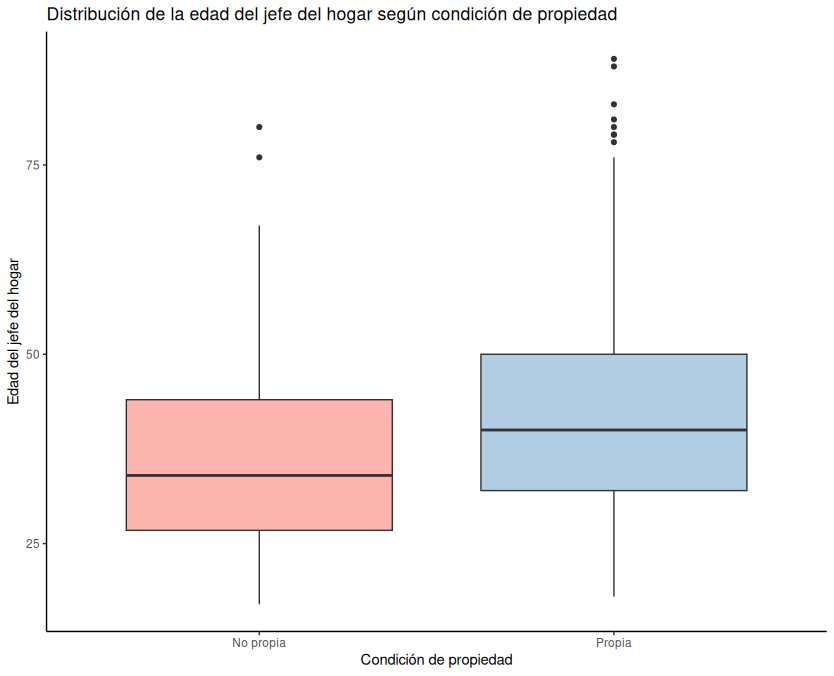

Recreate this plot in R.
setwd("/home/ariel/GitHub/TP1-PyE/datos")

datos <- readxl::read_excel("Datos_LP.xlsx", 
                            col_names = FALSE, 
                            skip = 3)
library(tidyverse)
library(janitor)
library(ggplot2)

attach(datos)

colnames(datos) <- c("id", "provincia", "barrio",
                     "edad_jefe_hogar","tiempo_residencia","integrantes","grupos_familiares", "varones","mujeres","genero_disidente", "menores_edad", "cant_discapacitados",
                     "dormitorios", "personas_dormitorio",
                     "renabap", "intento_desalojo", "veces_desalojo", "tiempo_desde_desalojo", "propiedad", "contrato_alquiler", "costo_alquiler", "aumento_alquiler", "porcentaje_aumento_alquiler",
                     "origen_agua", "agua_embotellada", "presion_agua", "agua_en_altura", "almacenamiento_agua", "baño", "higiene_
                     fuera_vivienda", "baño_compartido", "baño_descarga", "tipo_desagüe", "agua_cocina", "agua_caliente_cocina", "agua_baño", "agua_caliente_baño",
                     "energia_cocina_gas_natural", "energia_cocina_garrafa", "energia_cocina_electricidad", "energia_cocina_leña_carbon", "energia_cocina_sin", "energia_calefaccion_gas_natural", "energia_calefaccion_garrafa", "energia_calefaccion_electricidad", "energia_calefaccion_leña_carbon", "energia_calefaccion_sin", "energia_calefaccion_no_necesita", "ventilacion_calefaccion",
                     "conexion_electricidad", "tendido_electrico", "perdida_electrodomesticos_electricidad", "incendios_electricidad", "frecuencia_corte_electricidad_verano","frecuencia_corte_electricidad_invierno", 
                     "banda_ancha", "celular_internet", "abonos_moviles", "computadoras", "telefonos",
                     "contrapiso", "material_piso", "material_techo", "aislamiento_techo", "material_puerta_cemento", "material_puerta_madera", "material_puerta_ceramico", "material_puerta_sin", "material_paredes_exteriores", "terminacion_exterior", "tipo_terrminacion_exterior", "terminacion_pintura", "humedad_dormitorios", "humedad_cocina", "humedad_baño", "humedad_living", "humedad_sin", "humedad_otro", "derrumbe_dormitorios", "derrumbe_cocina", "derrumbe_baño", "derrumbe_living", "derrumbe_sin", "derrumbe_otro", "trabajo_vivienda", "tipo_trabajo_vivienda",
                     "calle_asfaltqada", "salida_calle", "vereda_calle", "alumbrado_publico", "calificacion_arbolado", "plagas", "plagas_cucarachas", "plagas_mosquitos", "plagas_ratas", 
                     "esparcimiento_polideportivo", "esparcimiento_natatorio", "esparcimiento_playon", "esparcimiento_futbol", "esparcimiento_ejercicio", "esparcimiento_skatepark", "esparcimiento_balneario", "esparcimiento_sin", "esparcimiento_otro", "frecuencia_esparcimiento", "verdes_placita", "verdes_plaza", "verdes_parque", "verdes_sin", "frecuencia_verdes", "frecuencia_colectivo", "frecuencia_colectivo_dispar", "acceso_bici_publica", "basurales", "cesto_cuadra", "eliminacion_residuos", "recoleccion_residuos_municipio", "riesgo_inundacion"
)

datos_limpios <- datos %>%
  mutate(
    propio = case_when(propiedad %in% c("Propio con algún comprobante de tenencia","Propio sin títulos")~"Propia",
                       TRUE ~ "No propia"),
  )

datos_jefe_propiedad <- datos_limpios %>%
  select(
    edad_jefe_hogar, propio
  )

ggplot(datos_jefe_propiedad) +
  aes(x = propio, y = edad_jefe_hogar, fill=propio) +
  geom_boxplot(show.legend = F) +
  labs(x = "Condición de propiedad", y = "Edad del jefe del hogar") +
  ggtitle("Distribución de la edad del jefe del hogar según condición de propiedad") +
  scale_fill_brewer(palette = "Pastel1") +
  theme_classic()
